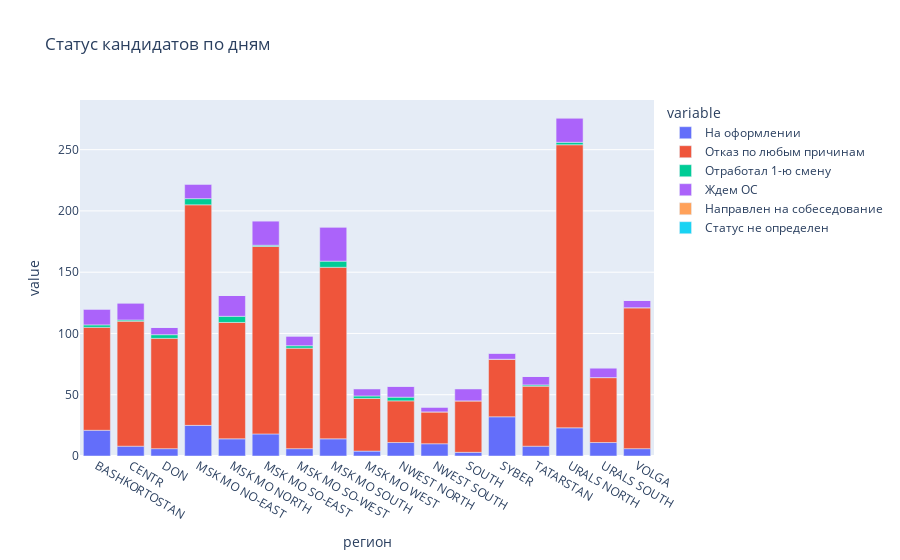

Here is the notebook cell this chart was saved with:
### Code cell
fig = px.bar(final_table, x='регион', y=["На оформлении", "Отказ по любым причинам", "Отработал 1-ю смену", "Ждем ОС", 
                                                     "Направлен на собеседование", "Статус не определен"], 
             title="Статус кандидатов по дням")
fig.show()

### Figure 1 — Plotly figure (JSON) as saved in the notebook; plotly's stock layout.template omitted (floating-point values rounded to 4 significant figures)
{"data": [{"alignmentgroup": "True", "hovertemplate": "variable=На оформлении<br>регион=%{x}<br>value=%{y}<extra></extra>", "legendgroup": "На оформлении", "marker": {"color": "#636efa"}, "name": "На оформлении", "offsetgroup": "На оформлении", "orientation": "v", "showlegend": true, "textposition": "auto", "type": "bar", "x": ["BASHKORTOSTAN", "CENTR", "DON", "MSK MO NO-EAST", "MSK MO NORTH", "MSK MO SO-EAST", "MSK MO SO-WEST", "MSK MO SOUTH", "MSK MO WEST", "NWEST NORTH", "NWEST SOUTH", "SOUTH", "SYBER", "TATARSTAN", "URALS NORTH", "URALS SOUTH", "VOLGA"], "xaxis": "x", "y": [21, 8, 6, 25, 14, 18, 6, 14, 4, 11, 10, 3, 32, 8, 23, 11, 6], "yaxis": "y"}, {"alignmentgroup": "True", "hovertemplate": "variable=Отказ по любым причинам<br>регион=%{x}<br>value=%{y}<extra></extra>", "legendgroup": "Отказ по любым причинам", "marker": {"color": "#EF553B"}, "name": "Отказ по любым причинам", "offsetgroup": "Отказ по любым причинам", "orientation": "v", "showlegend": true, "textposition": "auto", "type": "bar", "x": ["BASHKORTOSTAN", "CENTR", "DON", "MSK MO NO-EAST", "MSK MO NORTH", "MSK MO SO-EAST", "MSK MO SO-WEST", "MSK MO SOUTH", "MSK MO WEST", "NWEST NORTH", "NWEST SOUTH", "SOUTH", "SYBER", "TATARSTAN", "URALS NORTH", "URALS SOUTH", "VOLGA"], "xaxis": "x", "y": [84, 102, 90, 180, 95, 153, 82, 140, 43, 34, 26, 42, 47, 49, 231, 53, 115], "yaxis": "y"}, {"alignmentgroup": "True", "hovertemplate": "variable=Отработал 1-ю смену<br>регион=%{x}<br>value=%{y}<extra></extra>", "legendgroup": "Отработал 1-ю смену", "marker": {"color": "#00cc96"}, "name": "Отработал 1-ю смену", "offsetgroup": "Отработал 1-ю смену", "orientation": "v", "showlegend": true, "textposition": "auto", "type": "bar", "x": ["BASHKORTOSTAN", "CENTR", "DON", "MSK MO NO-EAST", "MSK MO NORTH", "MSK MO SO-EAST", "MSK MO SO-WEST", "MSK MO SOUTH", "MSK MO WEST", "NWEST NORTH", "NWEST SOUTH", "SOUTH", "SYBER", "TATARSTAN", "URALS NORTH", "URALS SOUTH", "VOLGA"], "xaxis": "x", "y": [2, 1, 3, 5, 5, 1, 2, 5, 2, 3, 0, 0, 0, 1, 2, 0, 0], "yaxis": "y"}, {"alignmentgroup": "True", "hovertemplate": "variable=Ждем ОС<br>регион=%{x}<br>value=%{y}<extra></extra>", "legendgroup": "Ждем ОС", "marker": {"color": "#ab63fa"}, "name": "Ждем ОС", "offsetgroup": "Ждем ОС", "orientation": "v", "showlegend": true, "textposition": "auto", "type": "bar", "x": ["BASHKORTOSTAN", "CENTR", "DON", "MSK MO NO-EAST", "MSK MO NORTH", "MSK MO SO-EAST", "MSK MO SO-WEST", "MSK MO SOUTH", "MSK MO WEST", "NWEST NORTH", "NWEST SOUTH", "SOUTH", "SYBER", "TATARSTAN", "URALS NORTH", "URALS SOUTH", "VOLGA"], "xaxis": "x", "y": [13, 14, 6, 12, 17, 20, 8, 28, 6, 9, 4, 10, 5, 7, 20, 8, 6], "yaxis": "y"}, {"alignmentgroup": "True", "hovertemplate": "variable=Направлен на собеседование<br>регион=%{x}<br>value=%{y}<extra></extra>", "legendgroup": "Направлен на собеседование", "marker": {"color": "#FFA15A"}, "name": "Направлен на собеседование", "offsetgroup": "Направлен на собеседование", "orientation": "v", "showlegend": true, "textposition": "auto", "type": "bar", "x": ["BASHKORTOSTAN", "CENTR", "DON", "MSK MO NO-EAST", "MSK MO NORTH", "MSK MO SO-EAST", "MSK MO SO-WEST", "MSK MO SOUTH", "MSK MO WEST", "NWEST NORTH", "NWEST SOUTH", "SOUTH", "SYBER", "TATARSTAN", "URALS NORTH", "URALS SOUTH", "VOLGA"], "xaxis": "x", "y": [0, 0, 0, 0, 0, 0, 0, 0, 0, 0, 0, 0, 0, 0, 0, 0, 0], "yaxis": "y"}, {"alignmentgroup": "True", "hovertemplate": "variable=Статус не определен<br>регион=%{x}<br>value=%{y}<extra></extra>", "legendgroup": "Статус не определен", "marker": {"color": "#19d3f3"}, "name": "Статус не определен", "offsetgroup": "Статус не определен", "orientation": "v", "showlegend": true, "textposition": "auto", "type": "bar", "x": ["BASHKORTOSTAN", "CENTR", "DON", "MSK MO NO-EAST", "MSK MO NORTH", "MSK MO SO-EAST", "MSK MO SO-WEST", "MSK MO SOUTH", "MSK MO WEST", "NWEST NORTH", "NWEST SOUTH", "SOUTH", "SYBER", "TATARSTAN", "URALS NORTH", "URALS SOUTH", "VOLGA"], "xaxis": "x", "y": [0, 0, 0, 0, 0, 0, 0, 0, 0, 0, 0, 0, 0, 0, 0, 0, 0], "yaxis": "y"}], "layout": {"barmode": "relative", "legend": {"title": {"text": "variable"}, "tracegroupgap": 0}, "title": {"text": "Статус кандидатов по дням"}, "xaxis": {"anchor": "y", "domain": [0, 1], "title": {"text": "регион"}}, "yaxis": {"anchor": "x", "domain": [0, 1], "title": {"text": "value"}}}}
